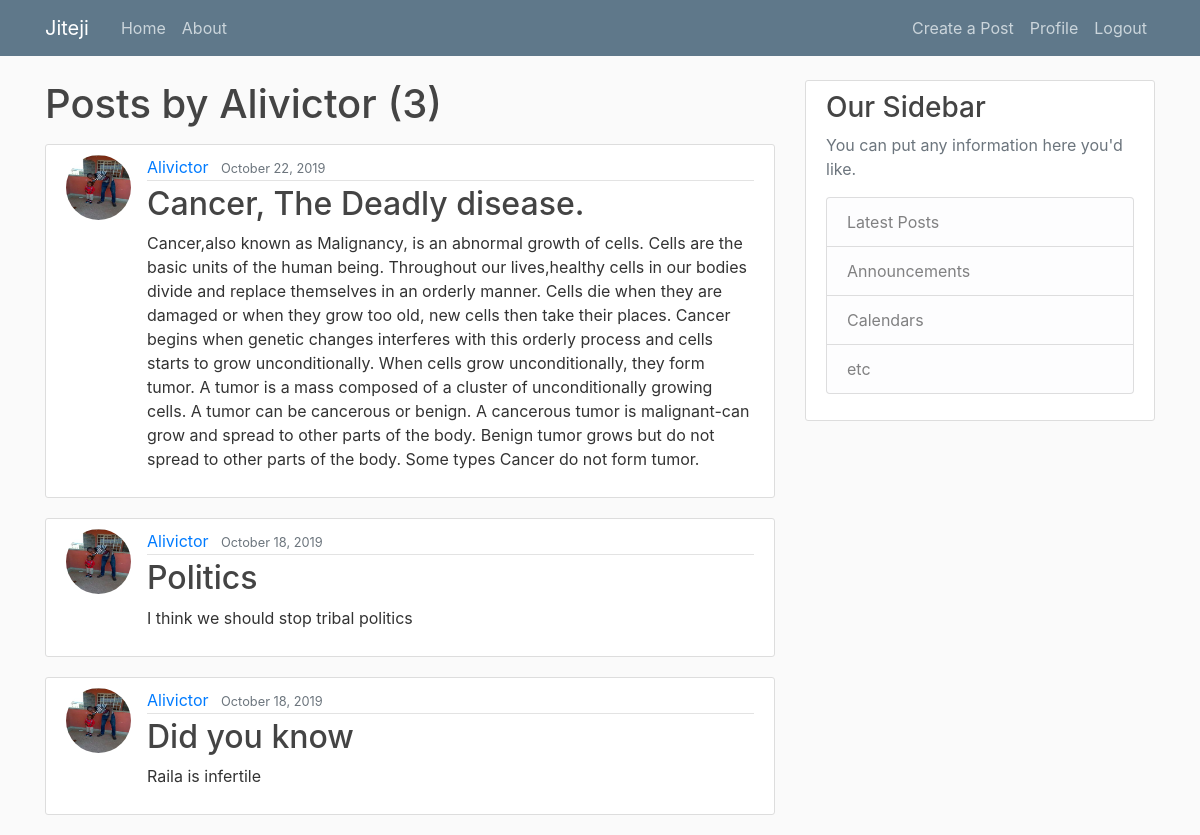
Screenshot of /user/Alivictor (signed in) with the database file from the repository.
### myblog/models.py (models this page shows, shortened)
class Post(models.Model):
    title = models.CharField(max_length=100)
    content = models.CharField(max_length=10000)
    date_posted = models.DateTimeField(default=timezone.now)
    author = models.ForeignKey(User, on_delete=CASCADE)

### users/models.py (models this page shows, shortened)
class Profile(models.Model):
    user = models.OneToOneField(User, on_delete=models.CASCADE)
    image = models.ImageField(default='default.png', upload_to='Profile_pics')

### myblog/views.py (the view)
# urls.py: path('user/<str:username>', UserPostListView.as_view(), name='user-posts'),
class UserPostListView(ListView):
    model = Post
    template_name = 'myblog/user_posts.html'  # <app>/<model>_<viewtype>.html
    context_object_name = 'posts'
    paginate_by = 4
    def get_queryset(self):
        user = get_object_or_404(User, username=self.kwargs.get('username'))
        return Post.objects.filter(author=user).order_by('-date_posted')

### myblog/templates/myblog/user_posts.html (shortened to what this page needs)
{% extends "base.html" %}
{% block content %}
    <h1 class="mb-3">Posts by {{ view.kwargs.username }} ({{ page_obj.paginator.count }})</h1>
    {% for post in posts %}
        <article class="media content-section">
          <img class="rounded-circle article-img" src="{{ post.author.profile.image.url }}">
          <div class="media-body">
            <div class="article-metadata">
              <a class="mr-2" href="{% url 'user-posts' post.author.username %}">{{ post.author }}</a>
              <small class="text-muted">{{ post.date_posted|date:"F d, Y" }}</small>
            </div>
            <h2><a class="article-title" href="{% url 'detail_view' post.id %}">{{ post.title }}</a></h2>
            <p class="article-content">{{ post.content }}</p>
          </div>
        </article>
    {% endfor %}
{% endblock content %}

### myblog/static/myblog/main.css (style rules this page uses)
body { background: #fafafa; color: #333333; margin-top: 5rem; }
h1, h2, h3, h4, h5, h6 { color: #444444; }
.content-section { background: #ffffff; padding: 10px 20px; border: 1px solid #dddddd; border-radius: 3px; margin-bottom: 20px; }
.article-title { color: #444444; }
.article-content { white-space: pre-line; }
.article-img { height: 65px; width: 65px; margin-right: 16px; }
.article-metadata { padding-bottom: 1px; margin-bottom: 4px; border-bottom: 1px solid #e3e3e3 }

### rows the page displays
Post: author.profile.image (picture), author "Alivictor", date_posted "October 22, 2019", title "Cancer, The Deadly disease.", content "Cancer,also known as Malignancy, is an abnormal growth of cells. Cells are the basic units of the human being. Throughout our lives,healthy cells in our bodies divide and replace themselves in an orderly manner. Cells die when they are damaged or when they grow too old, new cells then take their places. Cancer begins when genetic changes interferes with this orderly process and cells starts to grow unconditionally. When cells grow unconditionally, they form tumor. A tumor is a mass composed of a cluster of unconditionally growing cells. A tumor can be cancerous or benign. A cancerous tumor is malignant-can grow and spread to other parts of the body. Benign tumor grows but do not spread to…"
Post: author.profile.image (picture), author "Alivictor", date_posted "October 18, 2019", title "Politics", content "I think we should stop tribal politics"
Post: author.profile.image (picture), author "Alivictor", date_posted "October 18, 2019", title "Did you know", content "Raila is infertile"

### other values shown
{{ view.kwargs.username }} "Alivictor"
{{ page_obj.paginator.count }} "3"
